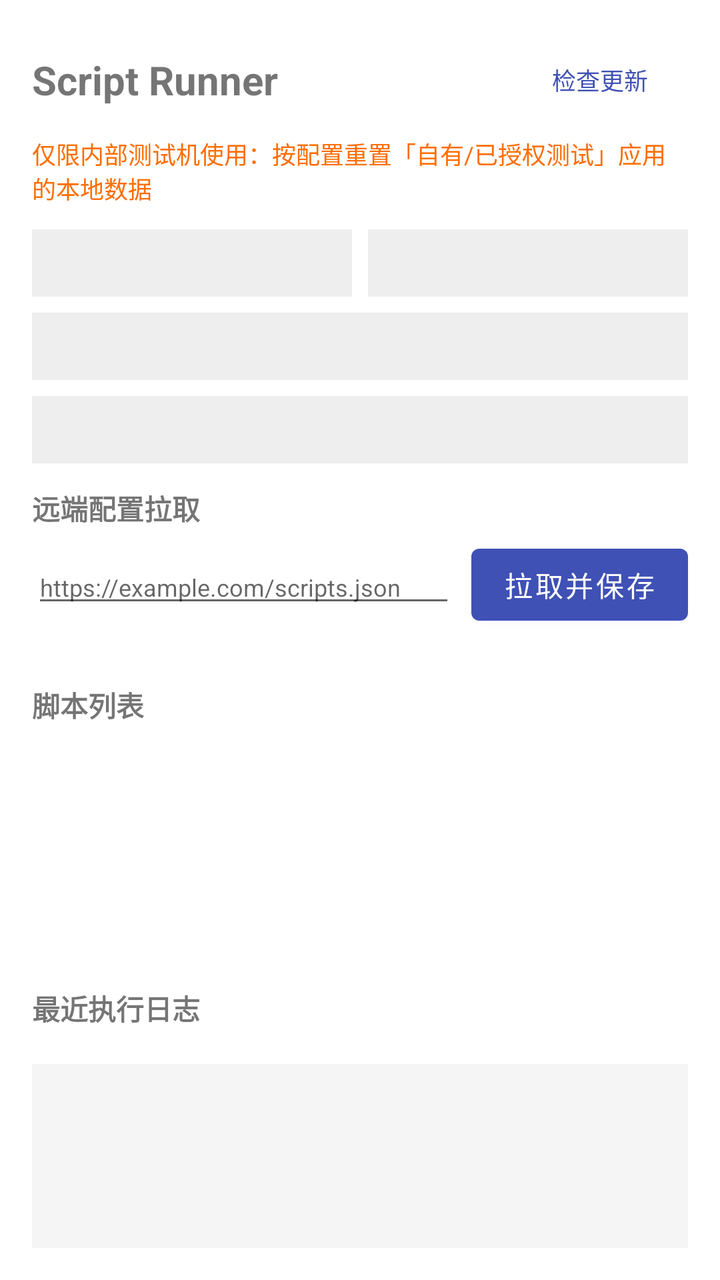
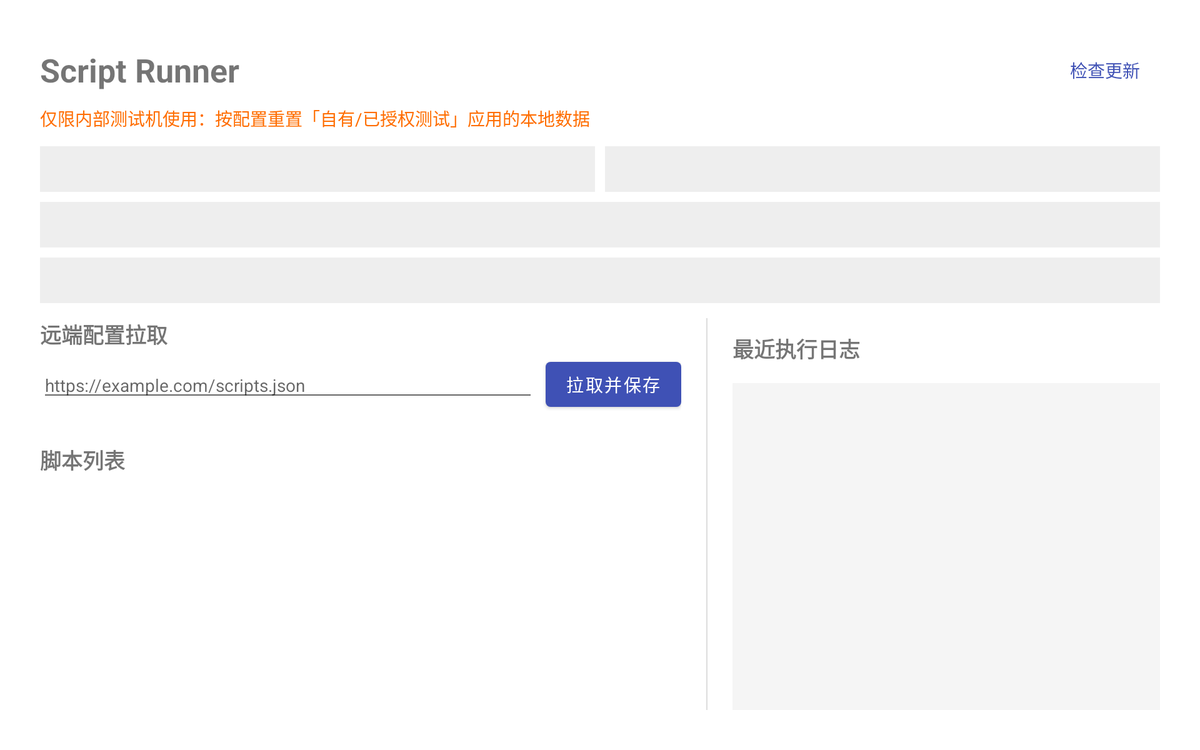

Two renders of one Android screen. The first uses the default layout on a phone; the second uses the alternative layout the repository ships for a different screen configuration, on a matching device. The two XML files are below.
<!-- AndroidManifest.xml: application theme Theme.ScriptRunner -->
<!-- res/layout/activity_main.xml -->
<?xml version="1.0" encoding="utf-8"?>
<FrameLayout xmlns:android="http://schemas.android.com/apk/res/android"
    android:layout_width="match_parent"
    android:layout_height="match_parent">

    <LinearLayout
        android:layout_width="match_parent"
        android:layout_height="match_parent"
        android:layout_gravity="center_horizontal"
        android:maxWidth="@dimen/content_max_width"
        android:orientation="vertical"
        android:padding="@dimen/screen_padding">

        <LinearLayout
            android:layout_width="match_parent"
            android:layout_height="wrap_content"
            android:orientation="horizontal">

            <TextView
                android:layout_width="0dp"
                android:layout_height="wrap_content"
                android:layout_weight="1"
                android:layout_gravity="center_vertical"
                android:text="@string/app_name"
                android:textSize="@dimen/text_size_title"
                android:textStyle="bold" />

            <Button
                android:id="@+id/button_check_update"
                style="?android:attr/borderlessButtonStyle"
                android:layout_width="wrap_content"
                android:layout_height="wrap_content"
                android:layout_gravity="center_vertical"
                android:text="@string/button_check_update"
                android:textColor="#3F51B5"
                android:textSize="@dimen/text_size_input" />
        </LinearLayout>

        <TextView
            android:layout_width="wrap_content"
            android:layout_height="wrap_content"
            android:layout_marginTop="4dp"
            android:text="@string/main_disclaimer"
            android:textColor="#FF6D00"
            android:textSize="@dimen/text_size_disclaimer" />

        
        <LinearLayout
            android:layout_width="match_parent"
            android:layout_height="wrap_content"
            android:layout_marginTop="12dp"
            android:orientation="horizontal">

            <TextView
                android:id="@+id/text_adb_status"
                android:layout_width="0dp"
                android:layout_height="wrap_content"
                android:layout_weight="1"
                android:background="#EEEEEE"
                android:padding="8dp"
                android:textIsSelectable="true"
                android:textSize="@dimen/text_size_status" />

            <TextView
                android:id="@+id/text_elevation_status"
                android:layout_width="0dp"
                android:layout_height="wrap_content"
                android:layout_marginStart="8dp"
                android:layout_weight="1"
                android:background="#EEEEEE"
                android:padding="8dp"
                android:textIsSelectable="true"
                android:textSize="@dimen/text_size_status" />
        </LinearLayout>

        
        <TextView
            android:id="@+id/text_notif_listener_status"
            android:layout_width="match_parent"
            android:layout_height="wrap_content"
            android:layout_marginTop="8dp"
            android:background="#EEEEEE"
            android:padding="8dp"
            android:textIsSelectable="true"
            android:textSize="@dimen/text_size_status" />

        <TextView
            android:id="@+id/text_status"
            android:layout_width="match_parent"
            android:layout_height="wrap_content"
            android:layout_marginTop="8dp"
            android:background="#EEEEEE"
            android:padding="8dp"
            android:textIsSelectable="true"
            android:textSize="@dimen/text_size_status" />

        
        <TextView
            android:layout_width="wrap_content"
            android:layout_height="wrap_content"
            android:layout_marginTop="12dp"
            android:text="@string/label_remote_config"
            android:textSize="@dimen/text_size_label"
            android:textStyle="bold" />

        <LinearLayout
            android:layout_width="match_parent"
            android:layout_height="wrap_content"
            android:layout_marginTop="4dp"
            android:orientation="horizontal">

            <EditText
                android:id="@+id/edit_remote_url"
                android:layout_width="0dp"
                android:layout_height="wrap_content"
                android:layout_weight="1"
                android:autofillHints=""
                android:hint="@string/hint_remote_url"
                android:inputType="textUri"
                android:maxLines="1"
                android:textSize="@dimen/text_size_input" />

            <Button
                android:id="@+id/button_fetch_remote"
                android:layout_width="wrap_content"
                android:layout_height="wrap_content"
                android:layout_marginStart="8dp"
                android:text="@string/button_fetch_remote" />
        </LinearLayout>

        <LinearLayout
            android:layout_width="match_parent"
            android:layout_height="wrap_content"
            android:layout_marginTop="12dp"
            android:orientation="horizontal">

            <TextView
                android:layout_width="0dp"
                android:layout_height="wrap_content"
                android:layout_weight="1"
                android:layout_gravity="center_vertical"
                android:text="@string/label_script_list"
                android:textSize="@dimen/text_size_label"
                android:textStyle="bold" />

            <Button
                android:id="@+id/button_refresh_scripts"
                style="?android:attr/borderlessButtonStyle"
                android:layout_width="wrap_content"
                android:layout_height="wrap_content"
                android:text="@string/button_refresh_scripts" />

            <Button
                android:id="@+id/button_run_now"
                style="?android:attr/borderlessButtonStyle"
                android:layout_width="wrap_content"
                android:layout_height="wrap_content"
                android:text="@string/button_run_now" />
        </LinearLayout>

        <androidx.recyclerview.widget.RecyclerView
            android:id="@+id/recycler_script_list"
            android:layout_width="match_parent"
            android:layout_height="0dp"
            android:layout_marginTop="4dp"
            android:layout_weight="1" />

        <LinearLayout
            android:layout_width="match_parent"
            android:layout_height="wrap_content"
            android:layout_marginTop="8dp"
            android:orientation="horizontal">

            <TextView
                android:layout_width="0dp"
                android:layout_height="wrap_content"
                android:layout_weight="1"
                android:layout_gravity="center_vertical"
                android:text="@string/label_recent_log"
                android:textSize="@dimen/text_size_label"
                android:textStyle="bold" />

            <Button
                android:id="@+id/button_refresh_log"
                style="?android:attr/borderlessButtonStyle"
                android:layout_width="wrap_content"
                android:layout_height="wrap_content"
                android:text="@string/button_refresh_log" />
        </LinearLayout>

        <ScrollView
            android:id="@+id/scroll_log"
            android:layout_width="match_parent"
            android:layout_height="0dp"
            android:layout_marginTop="4dp"
            android:layout_weight="1"
            android:background="#F5F5F5">

            <TextView
                android:id="@+id/text_log"
                android:layout_width="match_parent"
                android:layout_height="wrap_content"
                android:fontFamily="monospace"
                android:padding="8dp"
                android:textIsSelectable="true"
                android:textSize="@dimen/text_size_log" />
        </ScrollView>

    </LinearLayout>

</FrameLayout>
<!-- resources referenced by this layout -->
<resources>
  <dimen name="content_max_width">100000dp</dimen>
  <dimen name="screen_padding">16dp</dimen>
  <dimen name="text_size_disclaimer">12sp</dimen>
  <dimen name="text_size_input">12sp</dimen>
  <dimen name="text_size_label">14sp</dimen>
  <dimen name="text_size_log">11sp</dimen>
  <dimen name="text_size_status">13sp</dimen>
  <dimen name="text_size_title">20sp</dimen>
  <string name="app_name">Script Runner</string>
  <string name="button_check_update">检查更新</string>
  <string name="button_fetch_remote">拉取并保存</string>
  <string name="button_refresh_log">刷新日志</string>
  <string name="button_refresh_scripts">刷新列表</string>
  <string name="button_run_now">全部执行</string>
  <string name="hint_remote_url">https://example.com/scripts.json</string>
  <string name="label_recent_log">最近执行日志</string>
  <string name="label_remote_config">远端配置拉取</string>
  <string name="label_script_list">脚本列表</string>
  <string name="main_disclaimer">仅限内部测试机使用：按配置重置「自有/已授权测试」应用的本地数据</string>
  <style name="Theme.ScriptRunner" parent="Theme.MaterialComponents.DayNight.NoActionBar">
          <item name="colorPrimary">#3F51B5</item>
          <item name="colorPrimaryDark">#303F9F</item>
          <item name="colorAccent">#FF4081</item>
      </style>
</resources>
<!-- res/layout-sw600dp-land/activity_main.xml (the repository's variant of the layout above) -->
<!-- drawn on a 7-inch tablet turned sideways -->
<?xml version="1.0" encoding="utf-8"?>
<LinearLayout xmlns:android="http://schemas.android.com/apk/res/android"
    android:layout_width="match_parent"
    android:layout_height="match_parent"
    android:orientation="vertical"
    android:padding="@dimen/screen_padding">

    <LinearLayout
        android:layout_width="match_parent"
        android:layout_height="wrap_content"
        android:orientation="horizontal">

        <TextView
            android:layout_width="0dp"
            android:layout_height="wrap_content"
            android:layout_weight="1"
            android:layout_gravity="center_vertical"
            android:text="@string/app_name"
            android:textSize="@dimen/text_size_title"
            android:textStyle="bold" />

        <Button
            android:id="@+id/button_check_update"
            style="?android:attr/borderlessButtonStyle"
            android:layout_width="wrap_content"
            android:layout_height="wrap_content"
            android:layout_gravity="center_vertical"
            android:text="@string/button_check_update"
            android:textColor="#3F51B5"
            android:textSize="@dimen/text_size_input" />
    </LinearLayout>

    <TextView
        android:layout_width="wrap_content"
        android:layout_height="wrap_content"
        android:layout_marginTop="4dp"
        android:text="@string/main_disclaimer"
        android:textColor="#FF6D00"
        android:textSize="@dimen/text_size_disclaimer" />

    
        <LinearLayout
            android:layout_width="match_parent"
            android:layout_height="wrap_content"
            android:layout_marginTop="12dp"
            android:orientation="horizontal">

            <TextView
                android:id="@+id/text_adb_status"
                android:layout_width="0dp"
                android:layout_height="wrap_content"
                android:layout_weight="1"
                android:background="#EEEEEE"
                android:padding="8dp"
                android:textIsSelectable="true"
                android:textSize="@dimen/text_size_status" />

            <TextView
                android:id="@+id/text_elevation_status"
                android:layout_width="0dp"
                android:layout_height="wrap_content"
                android:layout_marginStart="8dp"
                android:layout_weight="1"
                android:background="#EEEEEE"
                android:padding="8dp"
                android:textIsSelectable="true"
                android:textSize="@dimen/text_size_status" />
        </LinearLayout>

        
        <TextView
            android:id="@+id/text_notif_listener_status"
            android:layout_width="match_parent"
            android:layout_height="wrap_content"
            android:layout_marginTop="8dp"
            android:background="#EEEEEE"
            android:padding="8dp"
            android:textIsSelectable="true"
            android:textSize="@dimen/text_size_status" />

        <TextView
            android:id="@+id/text_status"
            android:layout_width="match_parent"
            android:layout_height="wrap_content"
            android:layout_marginTop="8dp"
            android:background="#EEEEEE"
            android:padding="8dp"
            android:textIsSelectable="true"
            android:textSize="@dimen/text_size_status" />

    <LinearLayout
        android:layout_width="match_parent"
        android:layout_height="0dp"
        android:layout_marginTop="12dp"
        android:layout_weight="1"
        android:orientation="horizontal">

        
        <LinearLayout
            android:layout_width="0dp"
            android:layout_height="match_parent"
            android:layout_weight="3"
            android:orientation="vertical">

            <TextView
                android:layout_width="wrap_content"
                android:layout_height="wrap_content"
                android:text="@string/label_remote_config"
                android:textSize="@dimen/text_size_label"
                android:textStyle="bold" />

            <LinearLayout
                android:layout_width="match_parent"
                android:layout_height="wrap_content"
                android:layout_marginTop="4dp"
                android:orientation="horizontal">

                <EditText
                    android:id="@+id/edit_remote_url"
                    android:layout_width="0dp"
                    android:layout_height="wrap_content"
                    android:layout_weight="1"
                    android:autofillHints=""
                    android:hint="@string/hint_remote_url"
                    android:inputType="textUri"
                    android:maxLines="1"
                    android:textSize="@dimen/text_size_input" />

                <Button
                    android:id="@+id/button_fetch_remote"
                    android:layout_width="wrap_content"
                    android:layout_height="wrap_content"
                    android:layout_marginStart="8dp"
                    android:text="@string/button_fetch_remote" />
            </LinearLayout>

            <LinearLayout
                android:layout_width="match_parent"
                android:layout_height="wrap_content"
                android:layout_marginTop="12dp"
                android:orientation="horizontal">

                <TextView
                    android:layout_width="0dp"
                    android:layout_height="wrap_content"
                    android:layout_weight="1"
                    android:layout_gravity="center_vertical"
                    android:text="@string/label_script_list"
                    android:textSize="@dimen/text_size_label"
                    android:textStyle="bold" />

                <Button
                    android:id="@+id/button_refresh_scripts"
                    style="?android:attr/borderlessButtonStyle"
                    android:layout_width="wrap_content"
                    android:layout_height="wrap_content"
                    android:text="@string/button_refresh_scripts" />

                <Button
                    android:id="@+id/button_run_now"
                    style="?android:attr/borderlessButtonStyle"
                    android:layout_width="wrap_content"
                    android:layout_height="wrap_content"
                    android:text="@string/button_run_now" />
            </LinearLayout>

            <androidx.recyclerview.widget.RecyclerView
                android:id="@+id/recycler_script_list"
                android:layout_width="match_parent"
                android:layout_height="0dp"
                android:layout_marginTop="4dp"
                android:layout_weight="1" />

        </LinearLayout>

        
        <View
            android:layout_width="1dp"
            android:layout_height="match_parent"
            android:layout_marginHorizontal="20dp"
            android:background="#DDDDDD" />

        
        <LinearLayout
            android:layout_width="0dp"
            android:layout_height="match_parent"
            android:layout_weight="2"
            android:orientation="vertical">

            <LinearLayout
                android:layout_width="match_parent"
                android:layout_height="wrap_content"
                android:orientation="horizontal">

                <TextView
                    android:layout_width="0dp"
                    android:layout_height="wrap_content"
                    android:layout_weight="1"
                    android:layout_gravity="center_vertical"
                    android:text="@string/label_recent_log"
                    android:textSize="@dimen/text_size_label"
                    android:textStyle="bold" />

                <Button
                    android:id="@+id/button_refresh_log"
                    style="?android:attr/borderlessButtonStyle"
                    android:layout_width="wrap_content"
                    android:layout_height="wrap_content"
                    android:text="@string/button_refresh_log" />
            </LinearLayout>

            <ScrollView
                android:id="@+id/scroll_log"
                android:layout_width="match_parent"
                android:layout_height="0dp"
                android:layout_marginTop="4dp"
                android:layout_weight="1"
                android:background="#F5F5F5">

                <TextView
                    android:id="@+id/text_log"
                    android:layout_width="match_parent"
                    android:layout_height="wrap_content"
                    android:fontFamily="monospace"
                    android:padding="8dp"
                    android:textIsSelectable="true"
                    android:textSize="@dimen/text_size_log" />
            </ScrollView>

        </LinearLayout>

    </LinearLayout>

</LinearLayout>
<!-- resources referenced by the variant -->
<!-- as a 7-inch tablet turned sideways resolves them -->
<resources>
  <!-- from res/values-sw600dp/ -->
  <dimen name="screen_padding">32dp</dimen>
  <!-- from res/values-sw600dp/ -->
  <dimen name="text_size_disclaimer">14sp</dimen>
  <!-- from res/values-sw600dp/ -->
  <dimen name="text_size_input">14sp</dimen>
  <!-- from res/values-sw600dp/ -->
  <dimen name="text_size_label">17sp</dimen>
  <!-- from res/values-sw600dp/ -->
  <dimen name="text_size_log">13sp</dimen>
  <!-- from res/values-sw600dp/ -->
  <dimen name="text_size_status">15sp</dimen>
  <!-- from res/values-sw600dp/ -->
  <dimen name="text_size_title">26sp</dimen>
  <string name="app_name">Script Runner</string>
  <string name="button_check_update">检查更新</string>
  <string name="button_fetch_remote">拉取并保存</string>
  <string name="button_refresh_log">刷新日志</string>
  <string name="button_refresh_scripts">刷新列表</string>
  <string name="button_run_now">全部执行</string>
  <string name="hint_remote_url">https://example.com/scripts.json</string>
  <string name="label_recent_log">最近执行日志</string>
  <string name="label_remote_config">远端配置拉取</string>
  <string name="label_script_list">脚本列表</string>
  <string name="main_disclaimer">仅限内部测试机使用：按配置重置「自有/已授权测试」应用的本地数据</string>
  <style name="Theme.ScriptRunner" parent="Theme.MaterialComponents.DayNight.NoActionBar">
          <item name="colorPrimary">#3F51B5</item>
          <item name="colorPrimaryDark">#303F9F</item>
          <item name="colorAccent">#FF4081</item>
      </style>
</resources>
